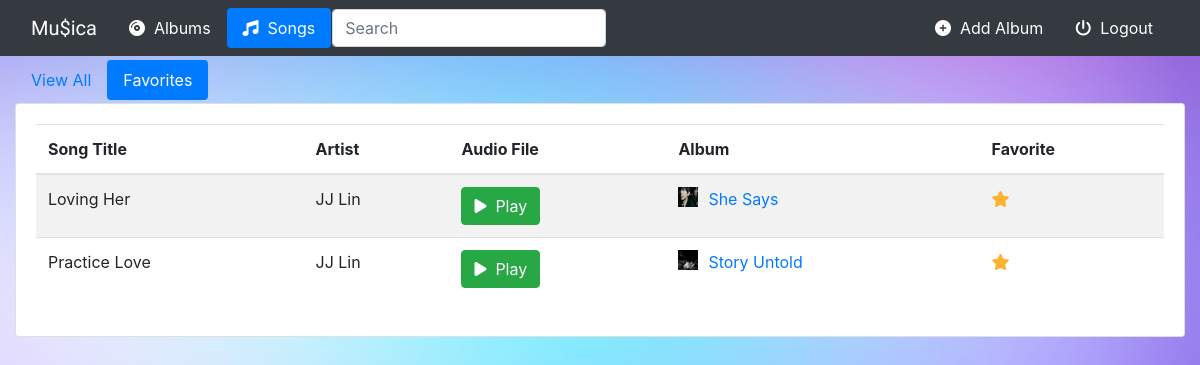
The page /music/songs/favorites/ (signed in) on the database its author committed.
### music/models.py (models this page shows, shortened)
class Song(models.Model):
    album = models.ForeignKey(Album, on_delete=models.CASCADE)
    song_title = models.CharField(max_length=250)
    audio_file = models.FileField(default='')
    is_favorite = models.BooleanField(default=False)

class Album(models.Model):
    user = models.ForeignKey(User, default=1, on_delete=models.CASCADE)
    artist = models.CharField(max_length=255)
    album_title = models.CharField(max_length=500)
    genre = models.CharField(max_length=100)
    album_logo = models.FileField()
    is_favorite = models.BooleanField(default=False)

### music/views.py (the view)
# urls.py: url(r'^songs/(?P<filter_by>[a-zA_Z]+)/$', views.songs, name='songs'),
def songs(request, filter_by):
    if request.user.is_authenticated:
        try:
            song_ids = []
            for album in Album.objects.filter(user=request.user):
                for song in album.song_set.all():
                    song_ids.append(song.pk)
            users_songs = Song.objects.filter(pk__in=song_ids)
            if filter_by == 'favorites':
                users_songs = users_songs.filter(is_favorite=True)
        except Album.DoesNotExist:
            users_songs = []
        return render(request, 'music/songs.html', {
            'song_list': users_songs,
            'filter_by': filter_by,
        })
    else:
        return redirect('music:login_user')

### music/templates/music/songs.html (shortened to what this page needs)
{% extends 'music/base.html' %}
{% block songs_active %}active{% endblock %}
{% block body %}
<div class="container-fluid songs-container">
    <div class="row" style="margin-top: 0.3%;">
        <div class="col-sm-12">
            <ul class="nav nav-pills" style="margin-bottom: 0.3%;">
                <li class="nav-item" role="presentation">
                    <a {% if filter_by == 'all' %}class="nav-link active"{% else %}class="nav-link"{% endif %} href="{% url 'music:songs' 'all' %}">View All</a>
                </li>
                <li class="nav-item" role="presentation">
                    <a {% if filter_by == 'favorites' %}class="nav-link active"{% else %}class="nav-link"{% endif %} href="{% url 'music:songs' 'favorites' %}">Favorites</a>
                </li>
            </ul>
        </div>
    </div>
    <div class="row">
        <div class="col-sm-12">
            <div class="card">
                <div class="card-body">
                    <table class="table table-hover table-striped">
                        <thead>
                            <tr>
                                <th>Song Title</th>
                                <th>Artist</th>
                                <th>Audio File</th>
                                <th>Album</th>
                                <th>Favorite</th>
                            </tr>
                        </thead>
                        <tbody>
                            {% for song in song_list %}
                                <tr>
                                    <td>{{ song.song_title }}</td>
                                    <td>{{ song.album.artist }}</td>
                                    <td>
                                        <a target="_blank" href="{{ song.audio_file.url }}">
                                            <button type="button" class="btn btn-success btn-xs">
                                                <span class="fas fa-play"></span>&nbsp; Play
                                            </button>
                                        </a>
                                    </td>
                                    <td>
                                        <a href="{% url 'music:detail' song.album.id %}">
                                            <img src="{{ song.album.album_logo.url }}" class="img-responsive" style="width: 20px; float: left; margin-right: 10px;" />
                                        </a>
                                        <a href="{% url 'music:detail' song.album.id %}">{{ song.album.album_title }}</a>
                                    </td>
                                    <td>
                                        <a href="{% url 'music:favorite' song.id %}" class="btn-favorite"><span class="fas fa-star {% if song.is_favorite %}active{% endif %}"></span></a>
                                    </td>
                                </tr>
                            {% endfor %}
                        </tbody>
                    </table>
                </div>
            </div>
        </div>
    </div>
</div>
{% endblock %}

### music/static/music/style.css (style rules this page uses)
body { background: white url("images/pattern.jpg"); background-size: cover; }
.nav { border-radius: 0; }
.fa-star { color: #CCCCCC; font-size: 16px; }
.fa-star.active { color: #FDB230; }

### rows shown on the page
Song: song_title "Loving Her", album.artist "JJ Lin", album.album_logo (picture), album.album_title "She Says", is_favorite True (drawn)
Song: song_title "Practice Love", album.artist "JJ Lin", album.album_logo (picture), album.album_title "Story Untold", is_favorite True (drawn)
